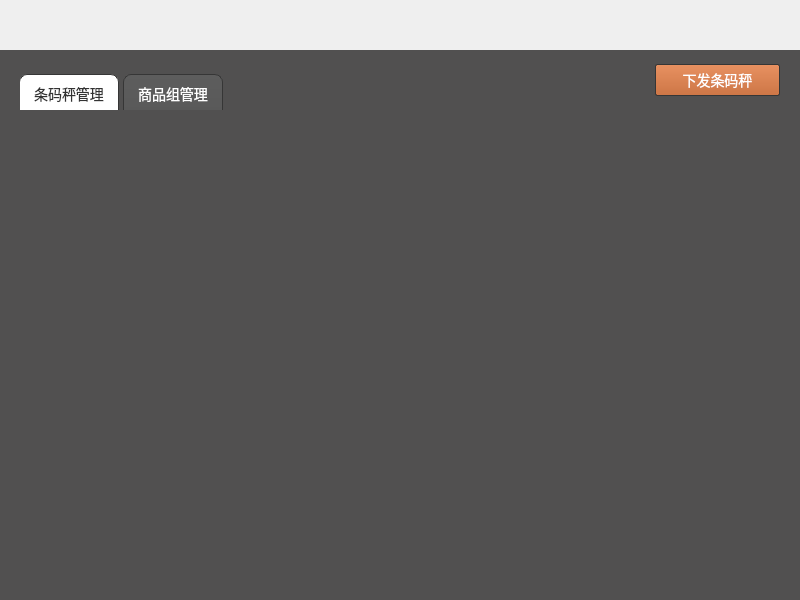
<?xml version="1.0" encoding="UTF-8"?>
<ui version="4.0">
 <class>BCSWidget</class>
 <widget class="QWidget" name="BCSWidget">
  <property name="geometry">
   <rect>
    <x>0</x>
    <y>0</y>
    <width>800</width>
    <height>600</height>
   </rect>
  </property>
  <property name="windowTitle">
   <string>Form</string>
  </property>
  <layout class="QVBoxLayout" name="verticalLayout" stretch="50,550">
   <property name="spacing">
    <number>0</number>
   </property>
   <property name="leftMargin">
    <number>0</number>
   </property>
   <property name="topMargin">
    <number>0</number>
   </property>
   <property name="rightMargin">
    <number>0</number>
   </property>
   <property name="bottomMargin">
    <number>0</number>
   </property>
   <item>
    <widget class="TitleWithReturnWidget" name="titleWidget" native="true">
     <property name="minimumSize">
      <size>
       <width>0</width>
       <height>50</height>
      </size>
     </property>
     <property name="maximumSize">
      <size>
       <width>16777215</width>
       <height>16777215</height>
      </size>
     </property>
    </widget>
   </item>
   <item>
    <widget class="QWidget" name="mainWidget" native="true">
     <property name="styleSheet">
      <string notr="true">QWidget#mainWidget{
background-color: rgb(81, 80, 80);
}</string>
     </property>
     <layout class="QVBoxLayout" name="verticalLayout_2">
      <property name="spacing">
       <number>0</number>
      </property>
      <property name="leftMargin">
       <number>20</number>
      </property>
      <property name="topMargin">
       <number>0</number>
      </property>
      <property name="rightMargin">
       <number>20</number>
      </property>
      <property name="bottomMargin">
       <number>10</number>
      </property>
      <item>
       <widget class="QWidget" name="widget" native="true">
        <property name="minimumSize">
         <size>
          <width>0</width>
          <height>60</height>
         </size>
        </property>
        <property name="maximumSize">
         <size>
          <width>16777215</width>
          <height>60</height>
         </size>
        </property>
        <widget class="QPushButton" name="bcsManageButton">
         <property name="geometry">
          <rect>
           <x>-1</x>
           <y>24</y>
           <width>100</width>
           <height>38</height>
          </rect>
         </property>
         <property name="styleSheet">
          <string notr="true">QPushButton{
	font-family: &quot;微软雅黑&quot;;
	font-size: 14px;
	color: #333333;
	background: #FFFFFF;

	border: 1px solid #363636;
	border-bottom:0px solid #363636;
	border-top-left-radius:8px;
	border-top-right-radius:8px;
	border-bottom-right-radius:0px;
	border-bottom-left-radius:0px;
}
</string>
         </property>
         <property name="text">
          <string>条码秤管理</string>
         </property>
        </widget>
        <widget class="QPushButton" name="bcsGoodsGroupButton">
         <property name="geometry">
          <rect>
           <x>103</x>
           <y>24</y>
           <width>100</width>
           <height>38</height>
          </rect>
         </property>
         <property name="font">
          <font>
           <family>微软雅黑</family>
           <pointsize>-1</pointsize>
          </font>
         </property>
         <property name="styleSheet">
          <string notr="true">QPushButton{
	font-family: &quot;微软雅黑&quot;;
	font-size: 14px;
	color: #FFFFFF;
	background-color:qlineargradient(spread:pad, x1:1, y1:0, x2:1, y2:1, stop:0 #5D5D5D, stop:1 #595959);
	border: 1px solid #363636;
	border-bottom:0px solid #363636;
	border-top-left-radius:8px;
	border-top-right-radius:8px;
	border-bottom-right-radius:0px;
	border-bottom-left-radius:0px;
}</string>
         </property>
         <property name="text">
          <string>商品组管理</string>
         </property>
        </widget>
        <widget class="QPushButton" name="bcsSendDownButton">
         <property name="geometry">
          <rect>
           <x>635</x>
           <y>14</y>
           <width>125</width>
           <height>32</height>
          </rect>
         </property>
         <property name="styleSheet">
          <string notr="true">QPushButton{
	font-family: &quot;微软雅黑&quot;;
	font-size: 14px;
	color: #FFFFFF;
	background-color:qlineargradient(spread:pad, x1:1, y1:0, x2:1, y2:1, stop:0 #E89161, stop:1 #CD7646);
	border: 1px solid #363636;
	border-radius: 2px;
}

QPushButton:pressed{
	background-color:qlineargradient(spread:pad, x1:1, y1:0, x2:1, y2:1, stop:0 #CD7646, stop:1 #E89161);
}

</string>
         </property>
         <property name="text">
          <string>下发条码秤</string>
         </property>
        </widget>
       </widget>
      </item>
      <item>
       <widget class="QStackedWidget" name="stackedWidget">
        <property name="currentIndex">
         <number>1</number>
        </property>
        <widget class="BCSManageWidget" name="bcsManagePage"/>
        <widget class="BCSGroupManageWidget" name="bcsGroupManagePage"/>
       </widget>
      </item>
     </layout>
    </widget>
   </item>
  </layout>
 </widget>
 <customwidgets>
  <customwidget>
   <class>TitleWithReturnWidget</class>
   <extends>QWidget</extends>
   <header>TitleWithReturnWidget.h</header>
   <container>1</container>
  </customwidget>
  <customwidget>
   <class>BCSManageWidget</class>
   <extends>QWidget</extends>
   <header>BCSManageWidget.h</header>
   <container>1</container>
  </customwidget>
  <customwidget>
   <class>BCSGroupManageWidget</class>
   <extends>QWidget</extends>
   <header>BCSGroupManageWidget.h</header>
   <container>1</container>
  </customwidget>
 </customwidgets>
 <resources/>
 <connections/>
</ui>
